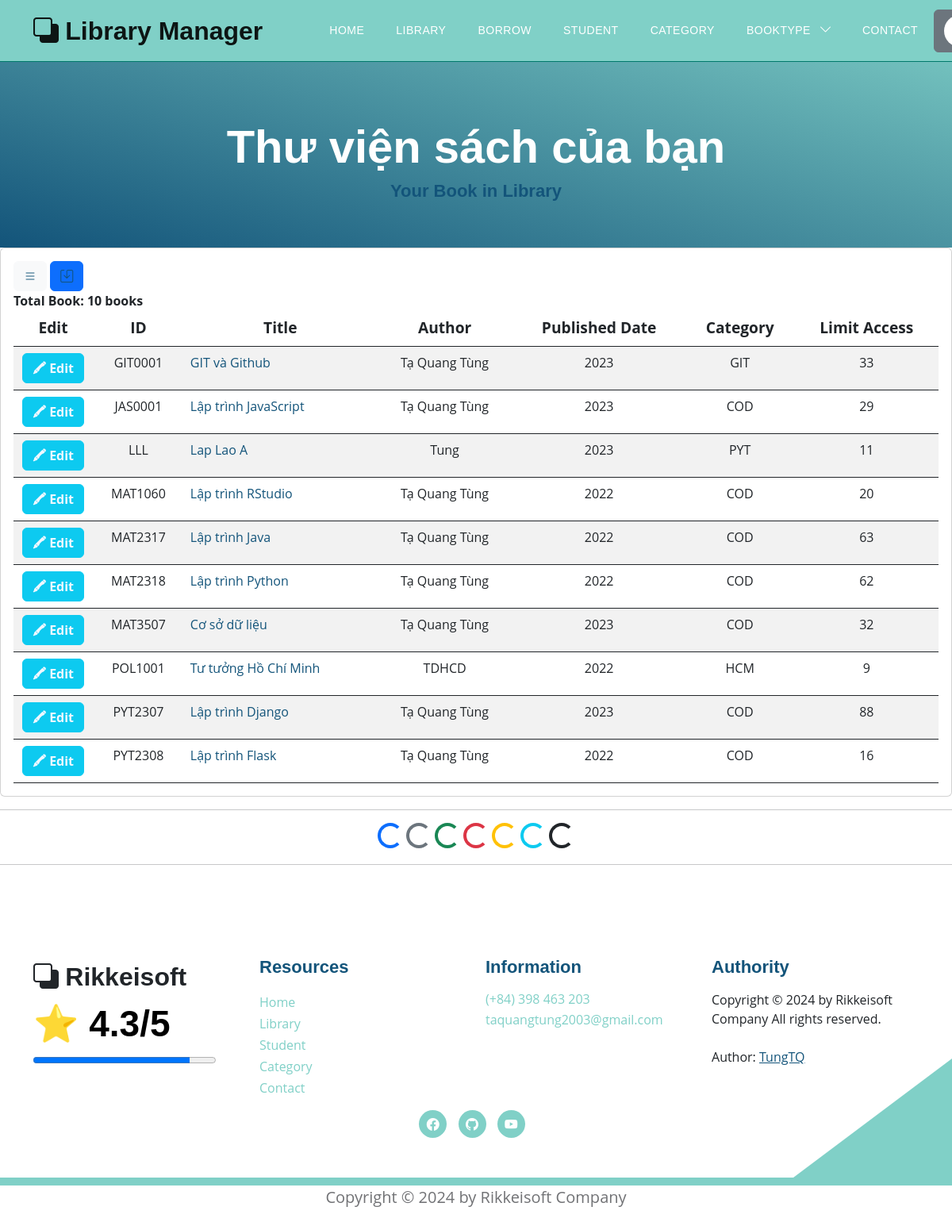
The app's page /books/all_my_books (signed in), older data.
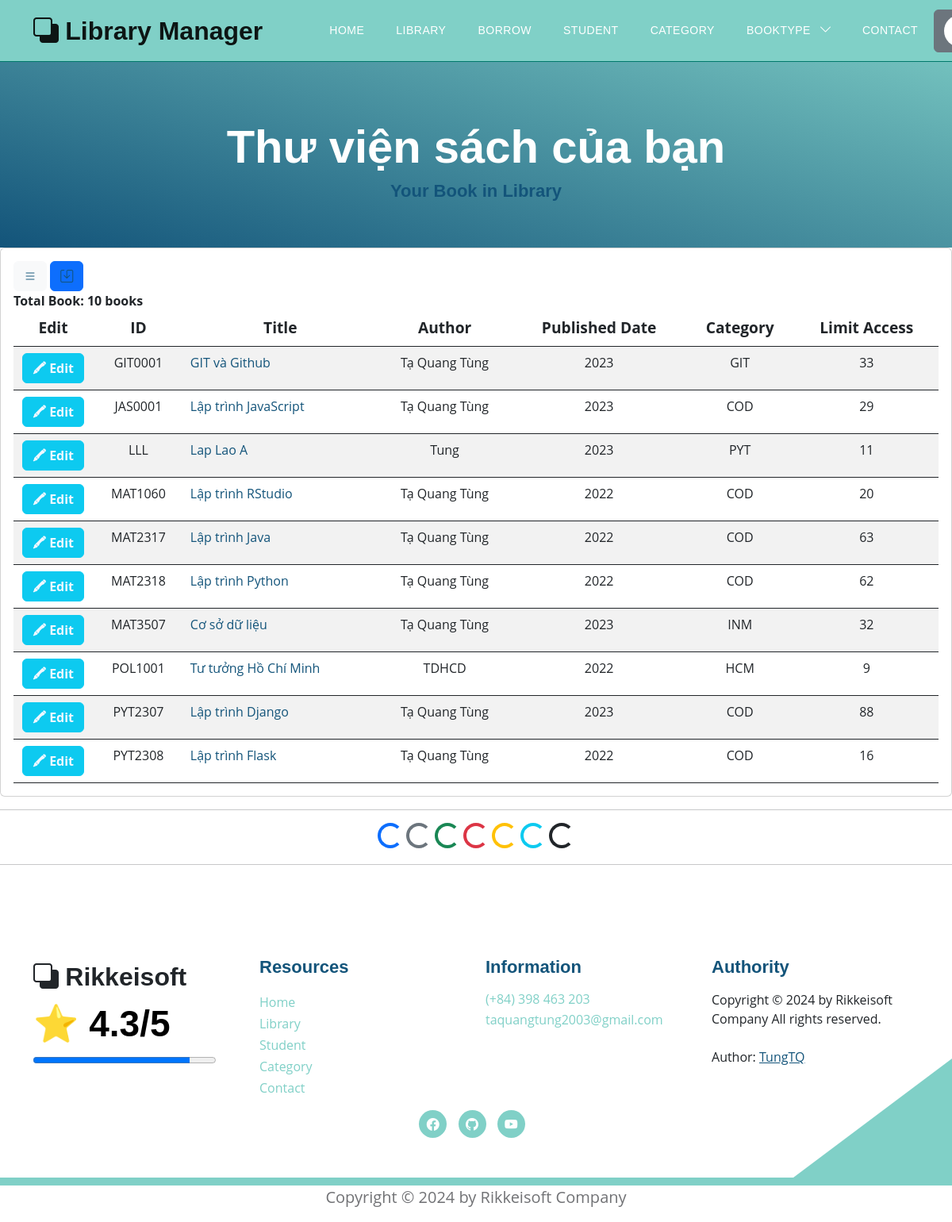
The same page, newer data.
### models.py (models this page shows, shortened)
class Book(Base):
    __tablename__ = 'books'
    username_id = Column(String(30), ForeignKey('users.username'), nullable=False)
    id_book = Column(String(30), primary_key=True, unique=True, index=True)         # Số thứ tự sách
    title = Column(String(100), index=True)      # Tiêu đề sách
    author = Column(String(100), index=True)     # Tác giả
    year = Column(Integer)                  # Năm xuất bản
    quantity_amount = Column(Integer, index=True, default=0)
    category_id = Column(String(10), ForeignKey('category.category_id'), nullable=False)
    insert_at = Column(DateTime, index=True)
    insert_id = Column(String(30), index=True)
    update_at = Column(DateTime,index=True)
    update_id = Column(String(30), index=True)
    delete_at = Column(DateTime,index=True)
    delete_id = Column(String(30), index=True)
    delete_flag = Column(Integer, index=True)
    image_book = Column(String(100), index=True, nullable=True)         # Đường dẫn tới ảnh của sách
    pdf_book = Column(String(100), index=True, nullable=True)           # Đường dẫn tới file PDF của sách
    user = relationship("User", back_populates="books")
    category = relationship("Category", back_populates="category_books")
    borrows = relationship("BorrowBook", back_populates="book_borrow")
    borrowfinal = relationship("BorrowBookFinal", back_populates="book_borrow_final")
    comments = relationship("CommentBook", back_populates="book")

class Category(Base):
    __tablename__ = 'category'
    category_id = Column(String(10), primary_key=True, index=True)
    category_name = Column(String(50), index=True)
    insert_at = Column(DateTime, index=True)
    insert_id = Column(String(30), index=True)
    update_at = Column(DateTime,index=True)
    update_id = Column(String(30), index=True)
    delete_at = Column(DateTime,index=True)
    delete_id = Column(String(30), index=True)
    delete_flag = Column(Integer, index=True)
    category_books = relationship("Book", back_populates="category")

### routers/borrow.py (the view)
@router.get('/books/all_my_books', response_class=HTMLResponse)
async def show_all_my_book(request: Request, token: str = Cookie(None), db: Session = Depends(models.get_db)):
    mean_star = function.get_mean_star(db)
    all_category2 = db.query(models.Category).filter(models.Category.delete_flag != 1).all()
    if token:
        decodeJSON = jwt.decode(token, "secret", algorithms=["HS256"])
        username = decodeJSON["username"]
        user = function.get_user(db, username)
        my_book = db.query(models.Book).filter(models.Book.insert_id == username,
                                               models.Book.delete_flag == 0).order_by(models.Book.id_book).all()
        total_my_book = len(my_book)
        return templates.TemplateResponse("books/bookme.html", {"request": request,
                                                                 "user": user,
                                                                 "my_book": my_book,
                                                                 "total_my_book": total_my_book,
                                                                 "mean_star": mean_star,
                                                                 "all_category2": all_category2})
    else:
        return templates.TemplateResponse("errors/error_template.html", {"request": request,
                                                                  "mean_star": mean_star,
                                                                  "error": "Page Not Found"})

### templates/books/bookme.html (shortened to what this page needs)
{% extends "base.html" %}
{% block content %}
<section class="hero-section d-flex justify-content-center align-items-center" id="section_1"
    style="padding-bottom: 50px;">
    <div class="container">
        <div class="row">
            <div class="col-lg-8 col-12 mx-auto">
                <h1 class="text-white text-center"> Thư viện sách của bạn </h1>
                <h6 class="text-center"> Your Book in Library </h6>
            </div>
        </div>
    </div>
</section>
<div class="card card-table comman-shadow">
    <div class="card-body">
        <div class="table-responsive">
            <div id="DataTables_Table_0_wrapper" class="dataTables_wrapper no-footer">
                <div class="row">
                    <div class="container">
                        <div class="button-container">
                            <button class="btn btn-light button">
                                <a href="/books/all_borrowed_book">
                                    <i class="bi bi-list"></i>
                                </a>
                            </button>
                            <button class="btn btn-primary button">
                                <a href="/books/all_my_books">
                                    <i class="bi bi-save"></i>
                                </a>
                            </button>
                        </div>
                    </div>
                    <div class="col-md-6">
                        <div class="dataTables_length" id="DataTables_Table_0_length">
                            <label> <b> Total Book: {{total_my_book}} books </b>
                            </label>
                        </div>
                    </div>
                </div>
                <table
                    class="table border-0 star-student table-hover table-center mb-0 datatable table-striped dataTable no-footer"
                    id="DataTables_Table_0" aria-describedby="DataTables_Table_0_info">
                    <thead class="student-thread">
                        <tr style="text-align: center; font-size:larger;">
                            <th style="width: 100px;">Edit</th>
                            <th rowspan="1" colspan="1"
                                aria-label="ID: activate to sort column ascending">ID</th>
                            <th rowspan="1" colspan="1"
                                aria-label="Title: activate to sort column ascending">Title</th>
                            <th rowspan="1" colspan="1"
                                aria-label="Author: activate to sort column ascending">Author</th>
                            <th rowspan="1" colspan="1"
                                aria-label="Published Date: activate to sort column ascending">Published Date</th>
                            <th rowspan="1" colspan="1"
                                aria-label="Category: activate to sort column ascending">Category</th>
                            <th rowspan="1" colspan="1"
                                aria-label="Action: activate to sort column ascending">Limit Access</th>
                        </tr>
                    </thead>
                    <tbody>
                        <form action="">
                            {% for book in my_book %}
                                <tr class="{% if loop.index is even %} even {% else %}odd{% endif %}">
                                    {% if request.cookies.get('token') %}
                                    <td style="text-align: center;">
                                        <button type="button" class="btn btn-info">
                                            <a href="/books/edit_book?id={{ book.id_book }}" style="color: aliceblue;"> <b>🖍 Edit</b> </a>
                                        </button>
                                    </td>
                                    {% endif %}
                                    <td style="text-align: center;">{{ book.id_book }}</td>
                                    <td> <a href="/books/detail_book?choice_book={{book.id_book}}">{{ book.title }}</a></td>
                                    <td style="text-align: center;">{{ book.author }}</td>
                                    <td style="text-align: center;">{{ book.year }}</td>
                                    <td style="text-align: center;">{{ book.category }}</td>
                                    <td style="text-align: center;">{{ book.quantity_amount }}</td>
                                </tr>
                            {% endfor %}
                        </form>
                    </tbody>
                </table>
            </div>
        </div>
    </div>
</div>
<hr>
<div style="text-align: center;">
    <div class="spinner-border text-primary" role="status">
    </div>
    <div class="spinner-border text-secondary" role="status">
    </div>
    <div class="spinner-border text-success" role="status">
    </div>
    <div class="spinner-border text-danger" role="status">
    </div>
    <div class="spinner-border text-warning" role="status">
    </div>
    <div class="spinner-border text-info" role="status">
    </div>
    <div class="spinner-border text-dark" role="status">
    </div>
</div>
<hr>
{% endblock content %}

### templates/base.html (shortened to what this page needs)
<!DOCTYPE html>
<html lang="en">
<head>
    <link href="/static/css/bootstrap.min.css" rel="stylesheet">
    <link href="/static/css/bootstrap-icons.css" rel="stylesheet">
    <link href="/static/css/templatemo-topic-listing.css" rel="stylesheet">
</head>
<body id="top">
    <main>
        <div id="sticky-wrapper" class="sticky-wrapper" style="height: 78px;">
            <nav class="navbar navbar-expand-lg bg-body-tertiary fixed-top" style="background-color: #80d0c7; border-bottom: 1px solid #00796b;">
                <div class="container">
                    <a class="navbar-brand" href="/">
                        <i class="bi-back"></i>
                        <span> Library Manager </span>
                    </a>
                    <div class="collapse navbar-collapse" id="navbarNav">
                        <ul class="navbar-nav ms-lg-5 me-lg-auto">
                            <li class="nav-item">
                                <a class="nav-link click-scroll" href="/"> Home </a>
                            </li>
                            <li class="nav-item">
                                <a class="nav-link click-scroll" href="/books?bookview=0"> Library </a>
                            </li>
                            <li class="nav-item">
                                <a class="nav-link click-scroll" href="/books/all_borrowed_book"> Borrow </a>
                            </li>
                            <li class="nav-item">
                                <a class="nav-link click-scroll" href="/users?view=0"> Student </a>
                            </li>
                            <li class="nav-item">
                                <a class="nav-link click-scroll" href="/category_books"> Category </a>
                            </li>
                            <li class="nav-item dropdown">
                                <a class="nav-link dropdown-toggle" id="navbarDropdownMenuLink" role="button" data-toggle="dropdown" aria-haspopup="true" aria-expanded="false">
                                  BookType
                                </a>
                            </li>
                            <li class="nav-item">
                                <a class="nav-link click-scroll" href="/contact"> Contact </a>
                            </li>
                        </ul>
                        <div class="d-none d-lg-block">
                            {% if request.cookies.get('token') %}
                            <div class="dropdown">
                                <button class="btn btn-secondary dropdown-toggle" type="button"
                                    data-bs-toggle="dropdown" aria-expanded="false">
                                    <a href="/profile" class="navbar-icon bi-person smoothscroll"> </a> {{request.cookies.get('username')}}
                                </button>
                            </div>
                            {% else %}
                            <a href="/login" class="navbar-icon bi-person smoothscroll"></a>
                            {% endif %}
                        </div>
                    </div>
                </div>
            </nav>
        </div>
    </main>
    {% block content %}{% endblock content %}
</body>
<footer class="site-footer section-padding">
    <div class="container">
        <div class="row">
            <div class="col-lg-3 col-12 mb-4 pb-2">
                <a class="navbar-brand mb-2" href="/">
                    <i class="bi-back"></i>
                    <span> Rikkeisoft </span>
                </a>
                <h2>⭐ {{mean_star}}/5 </h2>
                <progress max="100" value="{{ mean_star*20 }}" style="width: 230px;"></progress>
            </div>
            <div class="col-lg-3 col-md-4 col-6">
                <h6 class="site-footer-title mb-3">Resources</h6>
                <ul class="site-footer-links">
                    <li class="site-footer-link-item">
                        <a href="/" class="site-footer-link"> Home </a>
                    </li>
                    <li class="site-footer-link-item">
                        <a href="/books?bookview=0" class="site-footer-link"> Library </a>
                    </li>
                    <li class="site-footer-link-item">
                        <a href="/users?view=0" class="site-footer-link"> Student </a>
                    </li>
                    <li class="site-footer-link-item">
                        <a href="/category_books" class="site-footer-link"> Category </a>
                    </li>
                    <li class="site-footer-link-item">
                        <a href="/contact" class="site-footer-link"> Contact </a>
                    </li>
                </ul>
            </div>
            <div class="col-lg-3 col-md-4 col-6 mb-4 mb-lg-0">
                <h6 class="site-footer-title mb-3"> Information </h6>
                <p class="text-white d-flex mb-1">
                    <a href="tel: 0398463203" class="site-footer-link">
                        (+84) 398 463 203
                    </a>
                </p>
                <p class="text-white d-flex">
                    <a href="mailto:taquangtung2003@gmail.com" class="site-footer-link">
                        taquangtung2003@gmail.com
                    </a>
                </p>
            </div>
            <div class="col-lg-3 col-md-4 col-12 mt-4 mt-lg-0 ms-auto">
                <h6 class="site-footer-title mb-3"> Authority </h6>
                Copyright © 2024 by Rikkeisoft Company All rights reserved.
                <br><br> Author: <a rel="nofollow" href="#" target="_blank"> <u> TungTQ </u>
                </a>
            </div>
        </div>
    </div>
    <div style="text-align: center;">
        <ul class="social-icon">
            <li class="social-icon-item">
                <a href="https://www.facebook.com/pisceskibo" class="social-icon-link bi-facebook" target="_blank"></a>
            </li>
            <li class="social-icon-item">
                <a href="https://github.com/pisceskibo" class="social-icon-link bi-github" target="_blank"></a>
            </li>
            <li class="social-icon-item">
                <a href="https://www.youtube.com/@TUNG_TAQUANGN01_14" class="social-icon-link bi-youtube" target="_blank"></a>
            </li>
        </ul>
    </div>
</footer>
<p style="text-align: center;"> Copyright © 2024 by Rikkeisoft Company </p>
</html>

Row changes from the older to the newer data that the page shows:
changed Book "MAT3507": category "COD" → "INM"
